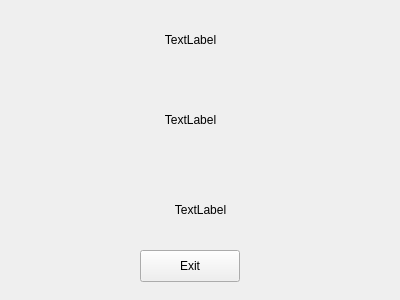
<?xml version="1.0" encoding="UTF-8"?>
<ui version="4.0">
 <class>RecipeConfirmation</class>
 <widget class="QWidget" name="RecipeConfirmation">
  <property name="geometry">
   <rect>
    <x>0</x>
    <y>0</y>
    <width>400</width>
    <height>300</height>
   </rect>
  </property>
  <property name="windowTitle">
   <string>Form</string>
  </property>
  <widget class="QPushButton" name="pushButton">
   <property name="geometry">
    <rect>
     <x>140</x>
     <y>250</y>
     <width>100</width>
     <height>32</height>
    </rect>
   </property>
   <property name="text">
    <string>Exit</string>
   </property>
  </widget>
  <widget class="QLabel" name="label">
   <property name="geometry">
    <rect>
     <x>10</x>
     <y>10</y>
     <width>361</width>
     <height>59</height>
    </rect>
   </property>
   <property name="layoutDirection">
    <enum>Qt::LeftToRight</enum>
   </property>
   <property name="text">
    <string>TextLabel</string>
   </property>
   <property name="alignment">
    <set>Qt::AlignCenter</set>
   </property>
   <property name="wordWrap">
    <bool>true</bool>
   </property>
  </widget>
  <widget class="QLabel" name="label_2">
   <property name="geometry">
    <rect>
     <x>10</x>
     <y>90</y>
     <width>361</width>
     <height>59</height>
    </rect>
   </property>
   <property name="layoutDirection">
    <enum>Qt::LeftToRight</enum>
   </property>
   <property name="text">
    <string>TextLabel</string>
   </property>
   <property name="alignment">
    <set>Qt::AlignCenter</set>
   </property>
   <property name="wordWrap">
    <bool>true</bool>
   </property>
  </widget>
  <widget class="QLabel" name="label_3">
   <property name="geometry">
    <rect>
     <x>20</x>
     <y>180</y>
     <width>361</width>
     <height>59</height>
    </rect>
   </property>
   <property name="layoutDirection">
    <enum>Qt::LeftToRight</enum>
   </property>
   <property name="text">
    <string>TextLabel</string>
   </property>
   <property name="alignment">
    <set>Qt::AlignCenter</set>
   </property>
   <property name="wordWrap">
    <bool>true</bool>
   </property>
  </widget>
 </widget>
 <resources/>
 <connections/>
</ui>
